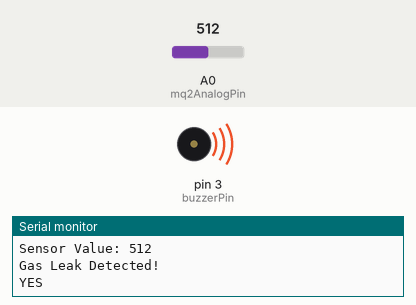
A sketch run on a simulated Arduino Uno, built with avr-gcc and run on an emulated ATmega328P. Shown: buzzer (waves = sounding, pin HIGH), the last lines printed to the serial monitor. The inputs (shaded band) are chosen by the test bench; at power-on: A0 (mq2AnalogPin) = 512.

Above: at 6.8 s.
6.9 s: A0 (mq2AnalogPin) set to 290
At 11.8 s:
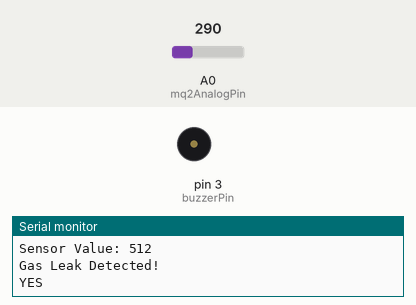
13.6 s: A0 (mq2AnalogPin) set to 316
At 15.4 s:
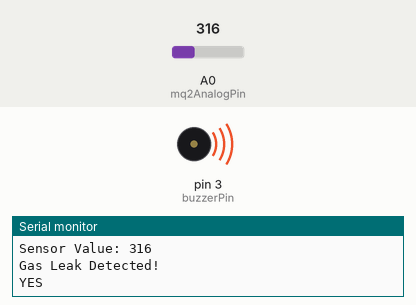
25.5 s: A0 (mq2AnalogPin) set to 122
At 26.4 s:
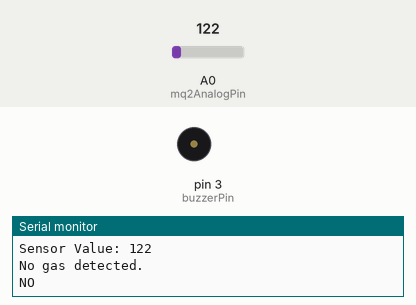
32.2 s: A0 (mq2AnalogPin) set to 306
At 33.6 s:
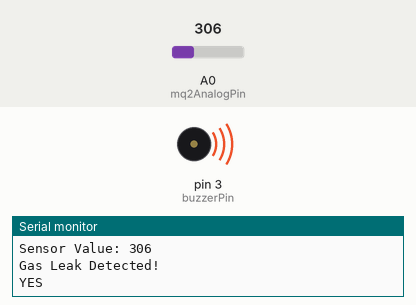
Timing chart, 0 to 45.1 s (numbered marks = the images above; inputs shaded):
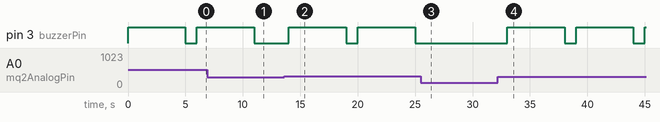

The sketch:

GasLeakageDetection.ino
```cpp
// Pin Definitions
const int mq2AnalogPin = A0;  // Analog input pin connected to A0 of MQ-2
const int buzzerPin = 3;      // Digital pin connected to Buzzer

// Threshold value (calibrate based on environment)
int threshold = 300;

void setup() {
  pinMode(buzzerPin, OUTPUT);
  Serial.begin(9600);  // Initialize serial communication
}

void loop() {
  int sensorValue = analogRead(mq2AnalogPin); // Read MQ-2 sensor

  Serial.print("Sensor Value: ");
  Serial.println(sensorValue);

  if (sensorValue > threshold) {
    Serial.println("Gas Leak Detected!");
    digitalWrite(buzzerPin, HIGH);
    Serial.println("YES"); // Send YES to Python
    delay(5000);
    digitalWrite(buzzerPin, LOW);
  } else {
    Serial.println("No gas detected.");
    Serial.println("NO"); // Send NO to Python
  }
  delay(1000);
}
```

Measured:
- the behaviour switches between 300 and 301 on A0 (mq2AnalogPin) (found by bisection; images 1 and 2)
- after the input at 6.9 s, pin 3 (buzzerPin): goes on until 11.0 s, then stays LOW
- after the input at 13.6 s, pin 3 (buzzerPin): alternates HIGH for 5.0 s and LOW for 1.0 s, starting after 0.40 s
- after the input at 25.5 s, pin 3 (buzzerPin): stays LOW (without the input it goes to HIGH after 0.50 s)
- after the input at 32.2 s, pin 3 (buzzerPin): alternates HIGH for 5.0 s and LOW for 1.0 s, starting after 0.81 s
